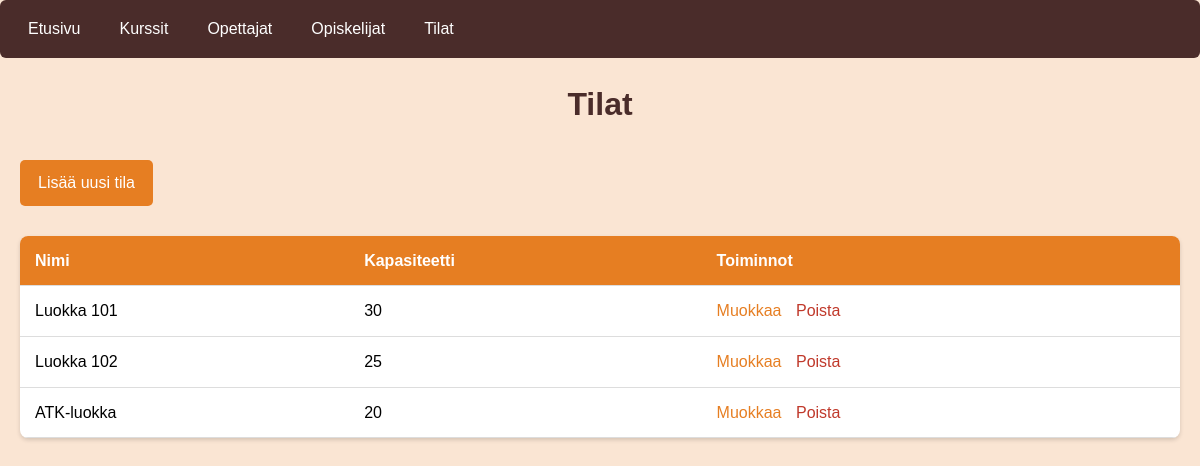
The page /tilat.php on the database its author committed.
### tables this page shows
CREATE TABLE `tilat` (
  `id` int(11) NOT NULL,
  `tunnus` varchar(10) NOT NULL,
  `nimi` varchar(100) NOT NULL,
  `kapasiteetti` int(11) NOT NULL
);

### tilat.php (the view, shortened to what this page needs)
<?php
include 'db.php';
$sql = "SELECT * FROM tilat";
$stmt = $conn->query($sql);
?>
<!DOCTYPE html>
<html lang="fi">
<head>
    <link rel="stylesheet" href="styles.css">
</head>
<body>
    <?php include 'nav.php'; ?>
    <h1>Tilat</h1>
    <a href="lisaa_tila.php" class="button">Lisää uusi tila</a>
    <table>
        <thead>
            <tr>
                <th>Nimi</th>
                <th>Kapasiteetti</th>
                <th>Toiminnot</th>
            </tr>
        </thead>
        <tbody>
            <?php if ($stmt->rowCount() > 0): ?>
                <?php while($row = $stmt->fetch(PDO::FETCH_ASSOC)): ?>
                    <tr>
                        <td><?php echo htmlspecialchars($row['nimi']); ?></td>
                        <td><?php echo htmlspecialchars($row['kapasiteetti']); ?></td>
                        <td>
                            <a href="muokkaa_tila.php?id=<?php echo $row['id']; ?>">Muokkaa</a>
                            <a href="poista_tila.php?id=<?php echo $row['id']; ?>"
                               onclick="return confirm('Haluatko varmasti poistaa tämän tilan?')">Poista</a>
                        </td>
                    </tr>
                <?php endwhile; ?>
            <?php else: ?>
                <tr>
                    <td colspan="3">Ei tiloja</td>
                </tr>
            <?php endif; ?>
        </tbody>
    </table>
</body>
</html>

### styles.css (style rules this page uses)
body { font-family: Arial, sans-serif; margin: 0; padding: 20px; background-color: #FAE5D3; line-height: 1.6; }
table { width: 100%; border-collapse: collapse; margin-top: 20px; background-color: white; box-shadow: 0 2px 4px rgba(0, 0, 0, 0.15); border-radius: 8px; overflow: hidden; }
th, td { padding: 12px 15px; text-align: left; border-bottom: 1px solid #ddd; }
th { background-color: #E67E22; color: white; font-weight: bold; }
.button { display: inline-block; padding: 10px 18px; background-color: #E67E22; color: white; text-decoration: none; border-radius: 5px; margin: 10px 0; transition: background-color 0.3s, transform 0.2s; }
h1 { color: #4A2C2A; margin-bottom: 20px; text-align: center; }
td a { color: #E67E22; text-decoration: none; margin-right: 10px; }
td a[onclick] { color: #C0392B; }

### rows shown on the page
tilat: nimi "Luokka 101", kapasiteetti "30"
tilat: nimi "Luokka 102", kapasiteetti "25"
tilat: nimi "ATK-luokka", kapasiteetti "20"
